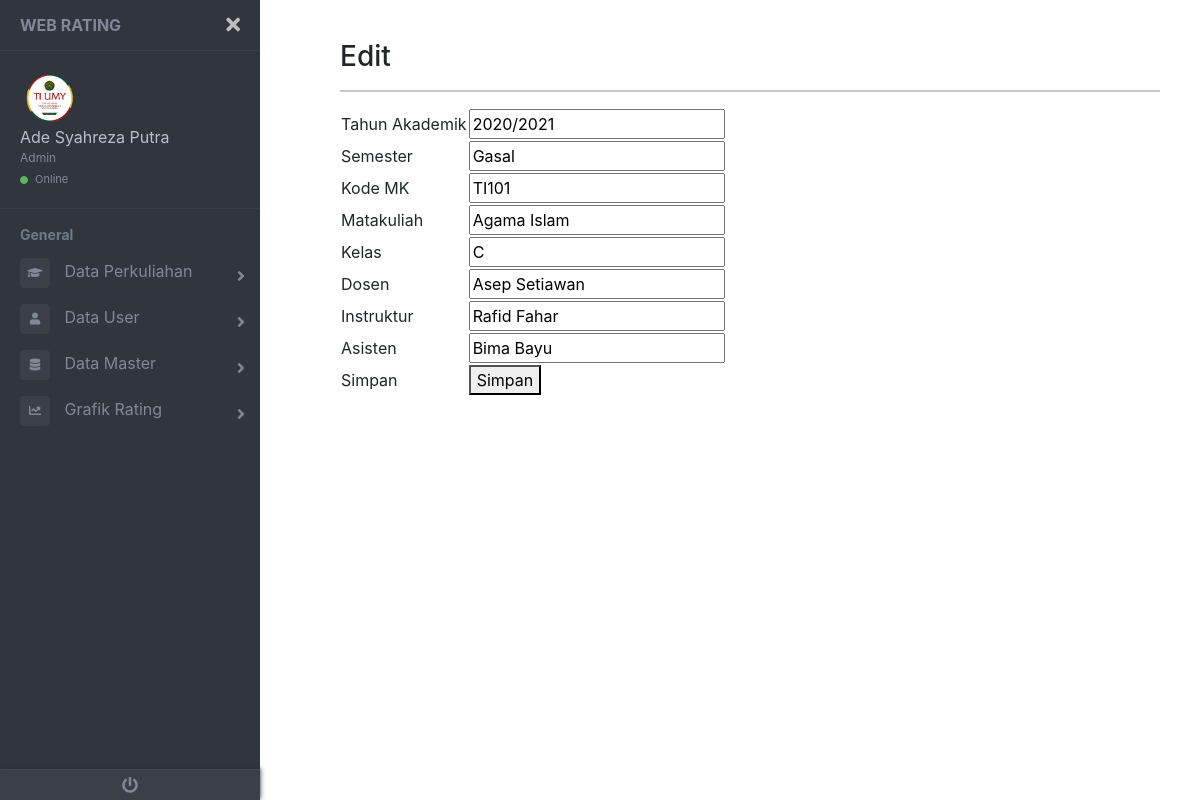
Screenshot of /admin/matakuliah/aksi_edit.php?id=1 (signed in) with the database file from the repository.
### tables this page shows
CREATE TABLE `user` (
  `id` int(11) NOT NULL,
  `nik_nim` varchar(50) NOT NULL,
  `username` varchar(200) NOT NULL,
  `nama` varchar(200) NOT NULL,
  `password` varchar(100) NOT NULL,
  `level` varchar(200) NOT NULL
);

CREATE TABLE `matkul` (
  `id` int(11) NOT NULL,
  `tahunakademik` varchar(25) NOT NULL,
  `smstr` varchar(25) NOT NULL,
  `kodemk` varchar(25) NOT NULL,
  `matkul` varchar(100) NOT NULL,
  `kelas` varchar(25) NOT NULL,
  `dosen` varchar(200) NOT NULL,
  `instruktur` varchar(200) NOT NULL,
  `asdos` varchar(200) NOT NULL
);

### admin/matakuliah/aksi_edit.php (the view, shortened to what this page needs)
<!DOCTYPE html>
<html lang="en">
<head>
    <link rel="stylesheet" href="../../asset/css/bootstrap.css">
    <link rel="stylesheet" href="../../asset/css/sidebar.css">
    <link href="//maxcdn.bootstrapcdn.com/bootstrap/4.0.0/css/bootstrap.min.css" rel="stylesheet" id="bootstrap-css">
    <link href="https://use.fontawesome.com/releases/v5.0.6/css/all.css" rel="stylesheet">
    <link href="https://maxcdn.bootstrapcdn.com/bootstrap/4.0.0/css/bootstrap.min.css" rel="stylesheet">
</head>
<body>
    <div class="page-wrapper chiller-theme toggled">
        <nav id="sidebar" class="sidebar-wrapper">
            <div class="sidebar-content">
                <div class="sidebar-brand">
                    <a href="../index.php">Web Rating</a>
                    <div id="close-sidebar">
                        <i class="fas fa-times"></i>
                    </div>
                </div>
                <div class="sidebar-header">
                    <div class="user-pic">
                        <img class="img-responsive img-rounded" src="../../asset/images/logo1.png" alt="User Picture">
                    </div>
                    <div class="user-info">
                        <span class="user-name">
                            <?php
                            include "../../get_profile.php";
                            ?>
                        </span>
                        <span class="user-role">Admin</span>
                        <span class="user-status">
                            <i class="fa fa-circle"></i>
                            <span>Online</span>
                        </span>
                    </div>
                </div>
                <div class="sidebar-menu">
                    <ul>
                        <li class="header-menu">
                            <span>General</span>
                        </li>
                        <li class="sidebar-dropdown">
                            <a href="#">
                                <i class="fa fa-graduation-cap"></i>
                                <span>Data Perkuliahan</span>
                            </a>
                        </li>
                        <li class=sidebar-dropdown>
                            <a href="#">
                                <i class="fa fa-user"></i>
                                <span>Data User</span>
                            </a>
                        </li>
                        <li class="sidebar-dropdown">
                                <a href="#">
                                    <i class="fas fa-database"></i>
                                    <span>Data Master</span>
                                </a>
                            </li>
                        <li class="sidebar-dropdown">
                            <a href="#">
                                <i class="fa fa-chart-line"></i>
                                <span>Grafik Rating</span>
                            </a>
                        </li>
                    </ul>
                </div>
            </div>
            <div class="sidebar-footer">
                <a href="../../aut/logout.php">
                    <i class="fa fa-power-off"></i>
                </a>
            </div>
        </nav>
    <main class="page-content">
        <div class="container-fluid">
        <h3>Edit</h3>
        <hr>
        <?php
        include "../../koneksi.php";
        $id = $_GET['id'];
        $query_mysql = mysqli_query($koneksi, "SELECT * FROM matkul WHERE id='$id'")or die(mysqli_error());
        while($data = mysqli_fetch_array($query_mysql)){
        ?>
            <form action="update.php" method="post">
                <table>
                    <tr>
                        <td>Tahun Akademik</td>
                        <td>
                            <input type="text" name="thnakademik" value="<?php echo $data['tahunakademik'] ?>">
                        </td>
                    </tr>
                    <tr>
                        <td>Semester</td>
                        <td>
                            <input type="text" name="smstr" value="<?php echo $data['smstr'] ?>">
                        </td>
                    </tr>
                    <tr>
                        <td>Kode MK</td>
                        <td>
                            <input type="text" name="kodemk" value="<?php echo $data['kodemk'] ?>">
                        </td>
                    </tr>
                    <tr>
                        <td>Matakuliah</td>
                        <td>
                            <input type="text" name="matkul" value="<?php echo $data['matkul'] ?>">
                        </td>
                    </tr>
                    <tr>
                        <td>Kelas</td>
                        <td>
                            <input type="text" name="kelas" value="<?php echo $data['kelas'] ?>">
                        </td>
                    </tr>
                    <tr>
                        <td>Dosen</td>
                        <td>
                            <input type="text" name="dosen" value="<?php echo $data['dosen'] ?>">
                        </td>
                    </tr>
                    <tr>
                        <td>Instruktur</td>
                        <td>
                            <input type="text" name="instruktur" value="<?php echo $data['instruktur'] ?>">
                        </td>
                    </tr>
                    <tr>
                        <td>Asisten</td>
                        <td>
                            <input type="text" name="asdos" value="<?php echo $data['asdos'] ?>">
                        </td>
                    </tr>
                    <tr>
                        <td>Simpan</td>
                        <td><button onclick='jacascript:alert("data anda berhasil di update")' href='#'>Simpan</button></td>
                    </tr>
                </table>
            </form>
        <?php } ?>
        </div>
    </main>
    </div>
</body>
</html>

### get_profile.php
<?php
include "koneksi.php";
$username = $_SESSION['username'];
$query = "SELECT nama FROM user WHERE username = '".$username."'";
$result = mysqli_query($koneksi, $query);
if(mysqli_num_rows($result)>0)
{
    $row = mysqli_fetch_array($result);
    $nama = $row["nama"];
    echo $nama;
}
else
{
    echo "No record found";
}
?>

### rows the page displays
user: nama "Ade Syahreza Putra"
matkul: thnakademik "2020/2021", smstr "Gasal", kodemk "TI101", matkul "Agama Islam", kelas "C", dosen "Asep Setiawan", instruktur "Rafid Fahar", asdos "Bima Bayu"
